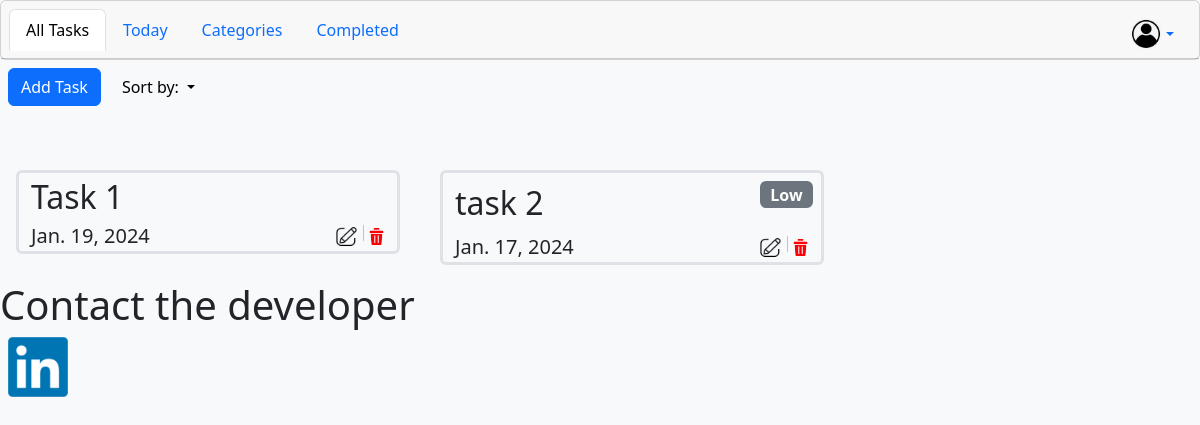
Screenshot of /tasks/0 (signed in) with the database file from the repository.
### Task/models.py (models this page shows)
class Task(models.Model):
    taskTitle = models.CharField(max_length=50)
    dueDate = models.DateField()
    taskDescription = models.TextField(max_length=250)
    taskPriority = models.IntegerField(default=0)
    user = models.ForeignKey(User, on_delete=models.CASCADE)
    category = models.ForeignKey(
        Category, on_delete=models.CASCADE, null=True, blank=True
    )

### Task/views.py (the view)
# urls.py: path("", views.Default_Redirect, name="home"),
def home(request, sort):
    if request.user.is_authenticated:
        userId = request.user.id
    else:
        return render(request, "login.html", {"loginerror": "Please login first"})
    if sort == 0:
        tasks = Task.objects.filter(user=userId).order_by("taskPriority", "dueDate")
    if sort == 5:
        tasks = Task.objects.filter(user=userId).order_by("-taskPriority", "dueDate")
    if sort == 1:
        tasks = Task.objects.filter(user=userId).order_by("dueDate")
    if sort == 2:
        tasks = Task.objects.filter(user=userId).order_by("-dueDate")
    if sort == 3:
        tasks = Task.objects.filter(user=userId).order_by("taskTitle")
    if sort == 4:
        tasks = Task.objects.filter(user=userId).order_by("-taskTitle")
    return render(request, "Task/index.html", {"tasks": tasks})

### Task/templates/Task/index.html (shortened to what this page needs)
{% extends "base.html" %}
{% load static %}
{% block content %}
<div class="row">
  <div class="align-items-center d-flex">
    <div class="btn btn-primary m-2">
      <a href="addp">Add Task</a>
    </div>
    <div class="dropdown">
      <button class="btn btn-light dropdown-toggle" type="button" data-bs-toggle="dropdown" aria-expanded="false">
        Sort by:
      </button>
    </div>
</div>
</div>
    <br>
  <div class="row">
    {% for task in tasks %}
      <div class="col-md-4 m-2">
        <div class="container-md border border-3 m-2 mt-4 rounded">
          <div class="row align-items-center">
            <div class="fs-2 text-start d-inline-block col-9">
              {{task.taskTitle}}
            </div>
            <div class="text-end d-inline-block col-3 p-2 align-bottom">
                {% if task.taskPriority == 1 %}
                <p class="badge text-bg-secondary fs-6">
                Low
                </p>
                {% elif task.taskPriority == 2 %}
                <p class="badge text-bg-warning fs-6">
                Medium
                </p>
                {% elif task.taskPriority == 3 %}
                <p class="badge text-bg-danger fs-6">
                High
                </p>
                {% endif %}
            </div>
          </div>
          <div class="row align-items-center">
            <div class="col-md-8 fs-5">
              {{task.dueDate}}
            </div>
            <div class="col-md-4 text-end">
              <a href="edit/{{task.id}}"><img src="{% static 'img/editIcon.png' %}" class="col-md-3"></a>
              <a href="delete/{{task.id}}"><img src="{% static 'img/deleteIcon.png' %}" class="col-md-2"></a>
            </div>
          </div>
        </div>
      </div>
    {% endfor %}
  </div>
  <h1>
    Contact the developer
  </h1>
  <a href="https://www.linkedin.com/in/saedalmajaly/" target="_blank" class="m-2" style="width:2vw !important; height: 2vw !important;">
    <img style="width:5vw;height: 5vw;" src="{% static 'img/linkedin.png' %}">
  </a>
{% endblock content %}

### Task/static/css/task.css (style rules this page uses)
a { text-decoration: none; color: white; }

### rows the page displays
Task: taskTitle "Task 1", dueDate "Jan. 19, 2024"
Task: taskTitle "task 2", taskPriority "Low", dueDate "Jan. 17, 2024"
